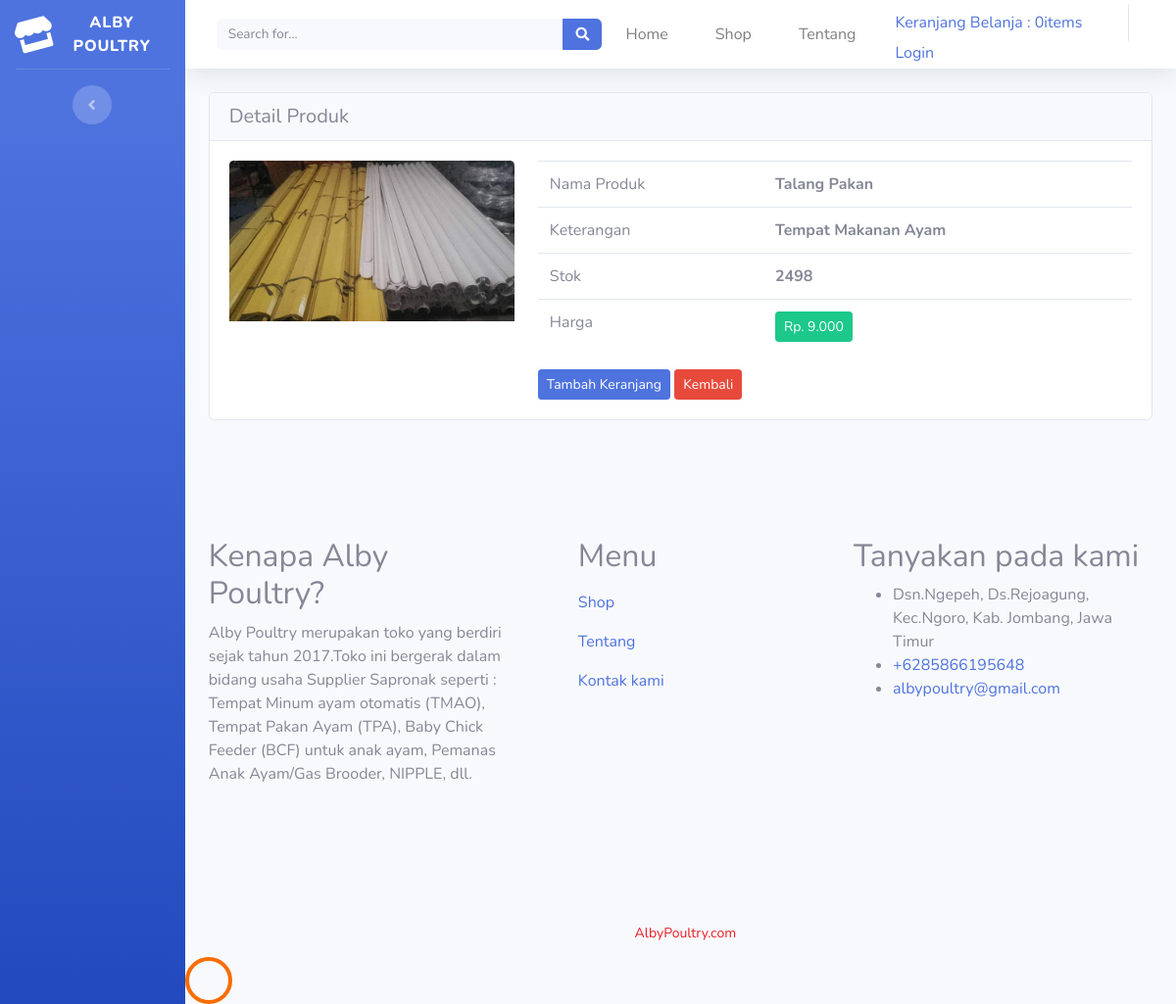
Before: /alby_poultry/index.php/dashboard/detail/1 with the older database file.
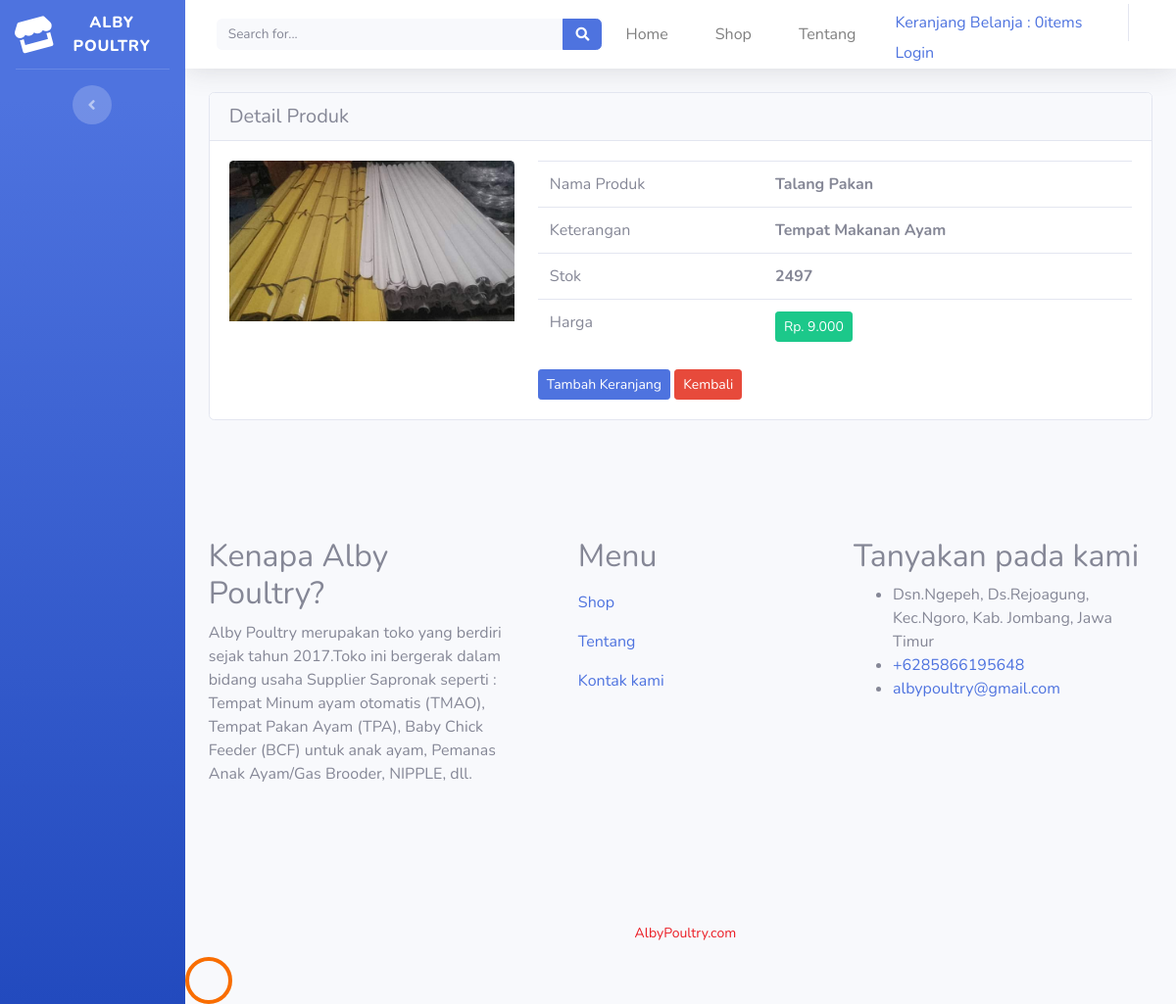
After: the same page with the newer database file.
### tables this page shows
CREATE TABLE `barang` (
  `id_barang` int(11) NOT NULL,
  `nama_barang` varchar(50) NOT NULL,
  `deskripsi` varchar(200) NOT NULL,
  `harga` int(25) NOT NULL,
  `stok` int(11) NOT NULL,
  `gambar_brg` text NOT NULL
);

### alby_poultry/application/controllers/Dashboard.php (called while the page is built, shortened)
<?php
class Dashboard extends CI_Controller {
    public function detail($id_barang)
    {
        $data['barang'] = $this->model_barang->detail_brg($id_barang);
        $this->load->view('templates/header');
        $this->load->view('templates/sidebar');
        $this->load->view('detail_barang', $data);
        $this->load->view('templates/footer');
    }
}

### alby_poultry/index.php (called while the page is built, shortened)
<?php
require_once BASEPATH.'core/CodeIgniter.php';

### alby_poultry/application/models/model_barang.php (called while the page is built, shortened)
<?php
 class Model_barang extends CI_Model{
     public function detail_brg($id_barang){
        $result = $this->db->where('id_barang', $id_barang)->get('barang');
        if($result->num_rows() > 0){
            return $result->result();
        } else{
            return false;
        }
     }
 }
?>

### alby_poultry/application/views/detail_barang.php (the view)
<div class="container-fluid">
        <div class="card">
        <h5 class="card-header">Detail Produk</h5>
        <div class="card-body">
        <?php foreach($barang as $brg) : ?>
            <div class="row">
            <div class="col-md-4">
                <img src="<?php echo base_url().'/uploads/'.$brg->gambar_brg ?> " class="card-img-top">
            </div>
            <div class="col-md-8">
            <table class="table">
                <tr>
                <td>Nama Produk</td>
                <td><strong><?php echo $brg->nama_barang  ?></strong></td>
                </tr>
                <tr>
                <td>Keterangan</td>
                <td><strong><?php echo $brg->deskripsi  ?></strong></td>
                </tr>
                <tr>
                <td>Stok</td>
                <td><strong><?php echo $brg->stok  ?></strong></td>
                </tr>
                <tr>
                <td>Harga</td>
                <td><strong><div class="btn btn-sm btn-success">Rp.  <?php echo number_format($brg->harga,0,',','.')  ?></div></strong></td>
                </tr>
            </table>
            <?php echo anchor ('dashboard/tambah_ke_keranjang/' .$brg->id_barang, '<div class="btn btn-sm btn-primary">Tambah Keranjang</div>') ?>
            <?php echo anchor ('dashboard/index/', '<div class="btn btn-sm btn-danger">Kembali</div>') ?>
            </div>
            </div>
        <?php endforeach; ?>
        </div>
</div>
</div>

Changed rows visible on the page:
changed barang "Talang Pakan": stok "2498" → "2497"
